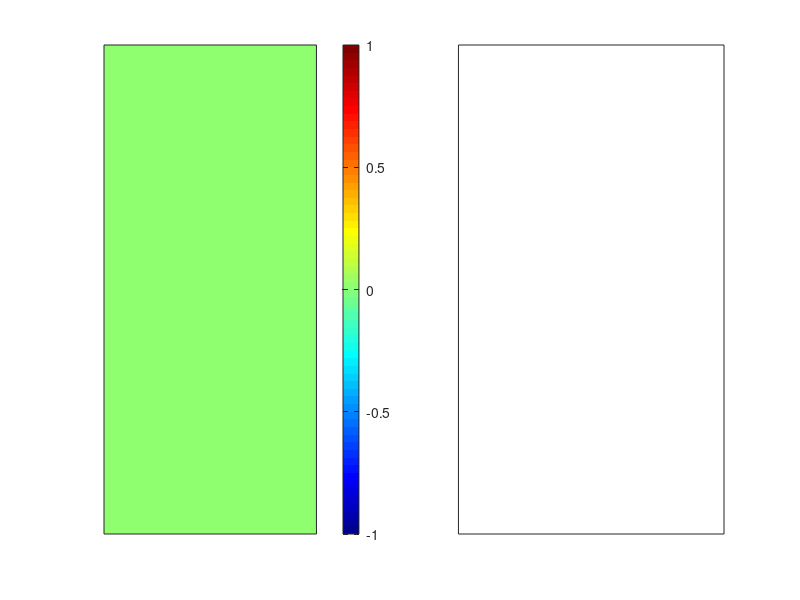

The MATLAB script that drew this image: (Note: this script raises an error after producing the figure.)
% Full Value Model
clc; clear; close all

% initial parameteres
x_size= 15; y_size= 15; n_iteration= 1500; n_trial= 2500;
learning_rate= 0.5; discount_factor=0.1;
state_value= zeros(x_size,y_size);
reward= zeros(x_size,y_size);
m= cell(x_size,y_size); for i=1:x_size; for j= 1:y_size; m{i,j}= zeros(1,4); end; end
policy= cell(x_size,y_size); for i=1:x_size; for j= 1:y_size; policy{i,j}= zeros(1,4); end; end
x_mouse= zeros(n_trial,n_iteration);
y_mouse= zeros(n_trial,n_iteration);
trial_iter= zeros(1,n_trial); s=1;
%%%%%%%%%%%%%%%%%%%%%%%%%%%%%%%%%%%%%%%%%%%%%%%%%%%%%%%%%%%%%%%%%%%%%%%%%%%
% randomly choose mouse, cat, and platform position
platform_cordinate= [5 10];
cat_cordinate= [9 8];
x_mouse_range= [1:4,6:8,10:15];
y_mouse_range= [1:7,11:15];
x_mouse(1,1)= x_mouse_range(randi([1 x_size-3]));
y_mouse(1,1)= y_mouse_range(randi([1 y_size-3]));
% design the game board
% f1= figure('Position', [10 50 1500 700]);
% d_mouse1= imread('D:\Zahra\111MyLesson\Ad_Neuro\Homework\HW06_new\mouse1.jfif'); % scary mouse :)
% d_mouse3= imread('D:\Zahra\111MyLesson\Ad_Neuro\Homework\HW06_new\mouse.jfif'); % happy mouse :)
% d_mouse2= imread('D:\Zahra\111MyLesson\Ad_Neuro\Homework\HW06_new\mouse3.jfif'); % angry mouse :(
% GameBoard(x_mouse(1),y_mouse(1),platform_cordinate,cat_cordinate,d_mouse1);
% subplot(6,6,[5,6,11,12,17,18]);
figure('Position', [10 50 1500 700]);
subplot(1,2,1)
imagesc(state_value);
colormap jet; colorbar;
set(gca,'XTick',[],'YTick',[]); %caxis([-1 1]);
% subplot(6,6,[23,24,29,30,35,36]);
subplot(1,2,2)
[px,py]= gradient(flip(state_value));
quiver(1:15,1:15,px,py,'color',[0 1 0]);
set(gca,'XTick',[],'YTick',[]);
drawnow
hold on
%%%%%%%%%%%%%%%%%%%%%%%%%%%%%%%%%%%%%%%%%%%%%%%%%%%%%%%%%%%%%%%%%%%%%%%%%%%
% initial states probabilities
action_probability= initial_probability(x_size,y_size);
policy= action_probability;
%%%%%%%%%%%%%%%%%%%%%%%%%%%%%%%%%%%%%%%%%%%%%%%%%%%%%%%%%%%%%%%%%%%%%%%%%%%

for j= 1:n_trial
    clc
    j
    % randomly put the mouse on the board game
    if j~= 1
        x_mouse(j,1)= x_mouse_range(randi([1 x_size-3]));
        y_mouse(j,1)= y_mouse_range(randi([1 y_size-3]));
    end
    
    % update the board game
    %GameBoard(x_mouse(j,1),y_mouse(j,1),platform_cordinate,cat_cordinate,d_mouse1);hold on;
    
    for i= 1:n_iteration-1
        if x_mouse(j,i) ~= cat_cordinate(1) || y_mouse(j,i) ~= cat_cordinate(2)
            if x_mouse(j,i) ~= platform_cordinate(1) || y_mouse(j,i) ~= platform_cordinate(2)
                
                % update the policy, m (using gradient descent), action(I),
                % and delta (use in update state value)
                
                [X, I, direction, avg_value]= X_calcu_full_model(x_mouse(j,i),y_mouse(j,i),action_probability,...
                    state_value,policy);
                
                delta= reward(16-y_mouse(j,i),x_mouse(j,i))+ discount_factor*X- state_value(16-y_mouse(j,i),x_mouse(j,i));
                
                state_value(16-y_mouse(j,i),x_mouse(j,i))= state_value(16-y_mouse(j,i),x_mouse(j,i))+...
                    learning_rate* delta;
                
                [policy, m]= policy_update(x_mouse(j,i),y_mouse(j,i),I,policy,m,learning_rate,state_value,avg_value,direction);
                
                
                % change the mouse position
                if I==1 % above
                    y_mouse(j,i+1)= min([y_mouse(j,i)+1 y_size]);
                    x_mouse(j,i+1)= x_mouse(j,i);
                elseif I==2 % below
                    y_mouse(j,i+1)= max([y_mouse(j,i)-1 1]);
                    x_mouse(j,i+1)= x_mouse(j,i);
                elseif I==3 % left
                    x_mouse(j,i+1)= max([x_mouse(j,i)-1 1]);
                    y_mouse(j,i+1)= y_mouse(j,i);
                elseif I==4 % right
                    x_mouse(j,i+1)= min([x_mouse(j,i)+1 x_size]);
                    y_mouse(j,i+1)= y_mouse(j,i);
                end
                % If your system support high graphic program, you can
                % uncomment next line.
                %GameBoard(x_mouse(j,i+1),y_mouse(j,i+1),platform_cordinate,cat_cordinate,d_mouse1);
                
                %hold on
                %if mod(i,250)== 0
                % plot the mouse pathway
                %plot(x_mouse(j,1:i+1),y_mouse(j,1:i+1),'r','linewidth',1);
                %drawnow
                %                 title("Trial Number: "+j+" ,Iteration Number: "+i+" ,Learning Rate: "+learning_rate+...
                %                     " ,Discount Factor: "+discount_factor,'interpreter','latex')
                %                 thisFrame = getframe(gcf);
                %                 myMovie(s) = thisFrame;
                %                 s=s+1;
                %end
            else
                % if reach the platform, reward and the state value change
                state_value(16-y_mouse(j,i),x_mouse(j,i))= 1;
                reward(16-y_mouse(j,i),x_mouse(j,i))= 1;
                % redesign game board
                %GameBoard(x_mouse(j,i),y_mouse(j,i),platform_cordinate,cat_cordinate,d_mouse3);
                %plot(x_mouse(j,1:i),y_mouse(j,1:i),'r','linewidth',1);
                %drawnow
                trial_iter(j)= i;
                %                 if mod(i,20)==0
                %                     % get this frame
                %                     thisFrame = getframe(gcf);
                %                     myMovie(s) = thisFrame;
                %                     s=s+1;
                %                 end
                break;
            end
        else
            % if reach the cat, reward and the state value change
            reward(16-y_mouse(j,i),x_mouse(j,i))= -1;
            state_value(16-y_mouse(j,i),x_mouse(j,i))= -1;
            
            % redesign game board
            %GameBoard(x_mouse(j,i),y_mouse(j,i),platform_cordinate,cat_cordinate,d_mouse2);
            %plot(x_mouse(j,1:i),y_mouse(j,1:i),'r','linewidth',1);
            %drawnow
            %             if mod(i,20)==0
            %                 % get this frame
            %                 thisFrame = getframe(gcf);
            %                 myMovie(s) = thisFrame;
            %                 s=s+1;
            %             end
            break;
        end
        
        %         if mod(i,20)==0
        %             thisFrame = getframe(gcf);
        %             myMovie(s) = thisFrame;
        %             s=s+1;
        %         end
    end
    % gradient and contour plot of the learned values
    %subplot(6,6,[5,6,11,12,17,18]);
    if mod(j,20)==0
        subplot(1,2,1)
        imagesc(imgaussfilt(state_value));
        colormap jet; colorbar;
        set(gca,'XTick',[],'YTick',[]); %caxis([-1 1]);
        %subplot(6,6,[23,24,29,30,35,36]);
        subplot(1,2,2)
        [px,py]= gradient(flip(state_value));
        quiver(1:15,1:15,px,py,'color',[0 1 0]);
        sgtitle("Trial Number: "+j+" ,Iteration Number: "+i+" ,Learning Rate: "+learning_rate+...
            " ,Discount Factor: "+discount_factor,'interpreter','latex')
        drawnow
        thisFrame = getframe(gcf);
        myMovie(s) = thisFrame;
        s=s+1;
        hold on
    end
end
%%
% Write the videos
writerObj = VideoWriter("demo2");
writerObj.FrameRate = 10;
open(writerObj);
numberOfFrames = length(myMovie);
for frameNumber = 1 : numberOfFrames
    writeVideo(writerObj, myMovie(frameNumber));
end
close(writerObj);
%%
% the number of iteration used in each trial
figure
stairs(trial_iter(1:j))
ylabel('number of iteration','interpreter','latex')
xlabel('trial number','interpreter','latex')
xlim([1 j])
%%
clc
figure
s= 1;
for i= 1:10:n_trial
    x= x_mouse(i,:); y= y_mouse(i,:);
    tmp_x= x(x~=0); tmp_y= y(y~=0);
    scatter(tmp_x(length(tmp_x)),tmp_y(length(tmp_y)),'MarkerFaceColor','b');
    hold on
    scatter(tmp_x(1),tmp_y(1),'fill','MarkerFaceColor','r');
    hold on
    %line([tmp_x(1) tmp_x(length(tmp_x))],[tmp_y(1) tmp_y(length(tmp_y))],'Color','g','LineStyle','--')
    plot(tmp_x,tmp_y,'--g')
    xlim([0 15]); ylim([0 15]);
    title("Pathway trial number: "+num2str(i),'interpreter','latex')
    drawnow
    pause(1)
    hold off
    thisFrame = getframe(gcf);
    myMovie(s) = thisFrame;
    s=s+1;
end

%%
% Write the videos
writerObj = VideoWriter("Pathway_demo2");
writerObj.FrameRate = 10;
open(writerObj);
numberOfFrames = length(myMovie);
for frameNumber = 1 : numberOfFrames
    writeVideo(writerObj, myMovie(frameNumber));
end
close(writerObj);

%%
%%%%%%%%%%%%%%%%%%%%%%%%%%%%%%%%%%%%%%%%%%%%%%%%%%%%%%%%%%%%%%%%%%%%%%%
%%%%%%%%%%%%%%%%%%%%%%%%%%%%%%%%%%%%%%%%%%%%%%%%%%%%%%%%%%%%%%%%%%%%%%%
%%%%%%%%%%%%%%%%%%%%%%%%%%%%%%%%%%%%%%%%%%%%%%%%%%%%%%%%%%%%%%%%%%%%%%%

%%
clc; clear; close all

% initial parameteres
x_size= 15; y_size= 15; n_iteration= 1500; n_trial= 2000;
learning_rate= [0.1:0.2:1,1]; discount_factor= [0.1:0.2:1,1];
avg_step= zeros(length(learning_rate),length(discount_factor));
% randomly choose mouse, cat, and platform position
platform_cordinate= [5 10];
cat_cordinate= [9 8];
x_mouse_range= [1:4,6:8,10:15];
y_mouse_range= [1:7,11:15];
figure('Position', [10 50 1500 700]);

for lr= 1:length(learning_rate)
    for ds= 1:length(discount_factor)
        hold off
        state_value= zeros(x_size,y_size);
        reward= zeros(x_size,y_size);
        m= cell(x_size,y_size); for i=1:x_size; for j= 1:y_size; m{i,j}= zeros(1,4); end; end
        policy= cell(x_size,y_size); for i=1:x_size; for j= 1:y_size; policy{i,j}= zeros(1,4); end; end
        x_mouse= zeros(n_trial,n_iteration);
        y_mouse= zeros(n_trial,n_iteration);
        trial_iter= zeros(1,n_trial); s=1;
        %%%%%%%%%%%%%%%%%%%%%%%%%%%%%%%%%%%%%%%%%%%%%%%%%%%%%%%%%%%%%%%%%%%%%%%%%%%
        x_mouse(1,1)= x_mouse_range(randi([1 x_size-3]));
        y_mouse(1,1)= y_mouse_range(randi([1 y_size-3]));
        
        subplot(1,2,1)
        imagesc(state_value);
        colormap jet; colorbar;
        set(gca,'XTick',[],'YTick',[]); %caxis([-1 1]);
        % subplot(6,6,[23,24,29,30,35,36]);
        subplot(1,2,2)
        [px,py]= gradient(flip(state_value));
        quiver(1:15,1:15,px,py,'color',[0 1 0]);
        set(gca,'XTick',[],'YTick',[]);
        drawnow
        hold on
        %%%%%%%%%%%%%%%%%%%%%%%%%%%%%%%%%%%%%%%%%%%%%%%%%%%%%%%%%%%%%%%%%%%%%%%%%%%
        % initial states probabilities
        action_probability= initial_probability(x_size,y_size);
        policy= action_probability;
        %%%%%%%%%%%%%%%%%%%%%%%%%%%%%%%%%%%%%%%%%%%%%%%%%%%%%%%%%%%%%%%%%%%%%%%%%%%
        
        
        for j= 1:n_trial
            clc
            j
            % randomly put the mouse on the board game
            if j~= 1
                x_mouse(j,1)= x_mouse_range(randi([1 x_size-3]));
                y_mouse(j,1)= y_mouse_range(randi([1 y_size-3]));
            end
            
            % update the board game
            %GameBoard(x_mouse(j,1),y_mouse(j,1),platform_cordinate,cat_cordinate,d_mouse1);hold on;
            
            for i= 1:n_iteration-1
                if x_mouse(j,i) ~= cat_cordinate(1) || y_mouse(j,i) ~= cat_cordinate(2)
                    if x_mouse(j,i) ~= platform_cordinate(1) || y_mouse(j,i) ~= platform_cordinate(2)
                        
                        % update the policy, m (using gradient descent), action(I),
                        % and delta (use in update state value)
                        
                        [X, I, direction, avg_value]= X_calcu_full_model(x_mouse(j,i),y_mouse(j,i),action_probability,...
                            state_value,policy);
                        
                        delta= reward(16-y_mouse(j,i),x_mouse(j,i))+ discount_factor(ds)*X- state_value(16-y_mouse(j,i),x_mouse(j,i));
                        
                        state_value(16-y_mouse(j,i),x_mouse(j,i))= state_value(16-y_mouse(j,i),x_mouse(j,i))+...
                            learning_rate(lr)* delta;
                        
                        [policy, m]= policy_update(x_mouse(j,i),y_mouse(j,i),I,policy,m,learning_rate(lr),state_value,avg_value,direction);
                        
                        
                        % change the mouse position
                        if I==1 % above
                            y_mouse(j,i+1)= min([y_mouse(j,i)+1 y_size]);
                            x_mouse(j,i+1)= x_mouse(j,i);
                        elseif I==2 % below
                            y_mouse(j,i+1)= max([y_mouse(j,i)-1 1]);
                            x_mouse(j,i+1)= x_mouse(j,i);
                        elseif I==3 % left
                            x_mouse(j,i+1)= max([x_mouse(j,i)-1 1]);
                            y_mouse(j,i+1)= y_mouse(j,i);
                        elseif I==4 % right
                            x_mouse(j,i+1)= min([x_mouse(j,i)+1 x_size]);
                            y_mouse(j,i+1)= y_mouse(j,i);
                        end
                        
                    else
                        % if reach the platform, reward and the state value change
                        state_value(16-y_mouse(j,i),x_mouse(j,i))= 1;
                        reward(16-y_mouse(j,i),x_mouse(j,i))= 1;
                        
                        break;
                    end
                else
                    % if reach the cat, reward and the state value change
                    reward(16-y_mouse(j,i),x_mouse(j,i))= -1;
                    state_value(16-y_mouse(j,i),x_mouse(j,i))= -1;
                    
                    break;
                end
            end
            % gradient and contour plot of the learned values
            %subplot(6,6,[5,6,11,12,17,18]);
            if mod(j,100)==0
                subplot(1,2,1)
                imagesc(imgaussfilt(state_value));
                colormap jet; colorbar;
                set(gca,'XTick',[],'YTick',[]); %caxis([-1 1]);
                %subplot(6,6,[23,24,29,30,35,36]);
                subplot(1,2,2)
                [px,py]= gradient(flip(state_value));
                quiver(1:15,1:15,px,py,'color',[0 1 0]);
                sgtitle("Trial Number: "+j+" ,Iteration Number: "+i+" ,Learning Rate: "+learning_rate(lr)+...
                    " ,Discount Factor: "+discount_factor(ds),'interpreter','latex')
                drawnow
                %                 thisFrame = getframe(gcf);
                %                 myMovie(s) = thisFrame;
                %                 s=s+1;
                hold on
            end
        end
        for i= 1:100
            avg_step(lr,ds)= avg_step(lr,ds) + nnz(x_mouse(n_trial+1-i,:))/100;
        end
        
    end
end
%%

figure
imagesc(learning_rate,discount_factor,log(avg_step))
colormap summer
title('Effect of Learning Rate and Discount Factor in the Learning Procedure','interpreter','latex')
xlabel('Learning Rate','interpreter','latex')
ylabel('Discount Factor','interpreter','latex')
colorbar
axis equal
xlim([0 1]); ylim([0 1]);
set(gca,'YDir','normal')

